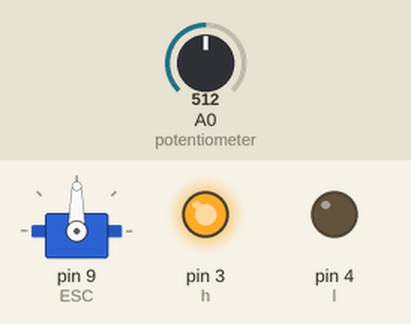
A sketch run on a simulated Arduino Uno, built with avr-gcc and run on an emulated ATmega328P. On the bench: servo, output pins drawn as LEDs (lit = HIGH). Inputs (shaded band) come from the test bench; at power-on: A0 (potentiometer) = 512.

Above: at 1.2 s.
1.3 s: A0 (potentiometer) set to 716
At 2.1 s:
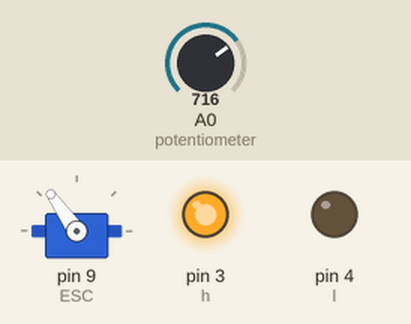
2.8 s: A0 (potentiometer) set to 900
At 3.2 s:
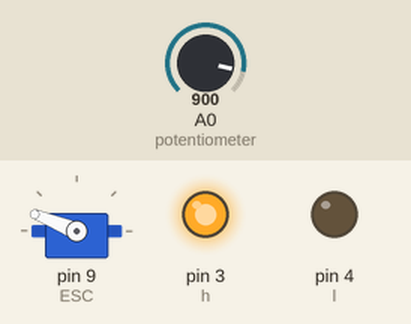
4.3 s: A0 (potentiometer) set to 1023
At 5.5 s:
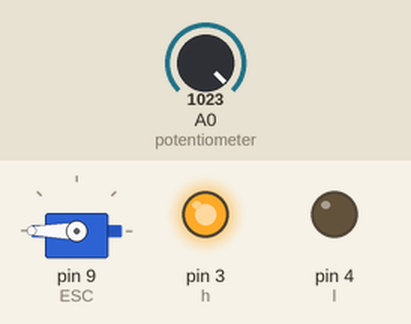
5.8 s: A0 (potentiometer) set to 306
At 6.7 s:
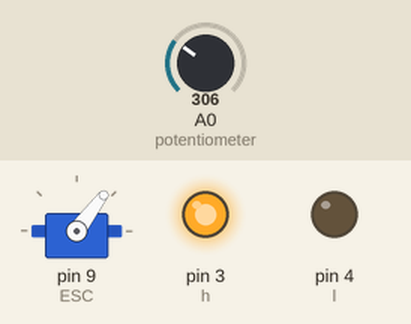
7.3 s: A0 (potentiometer) set to 122
At 7.8 s:
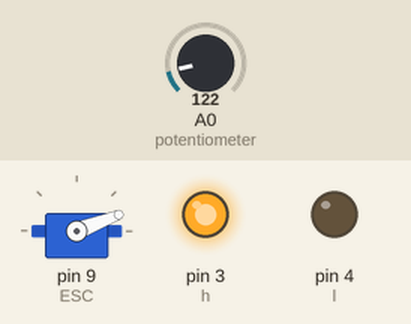
Timing chart, 0 to 9.8 s (numbered marks = the images above; inputs shaded):
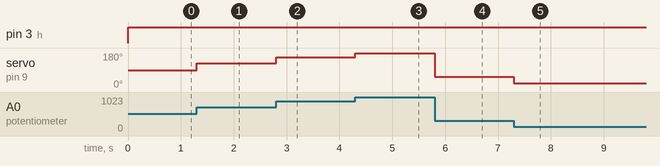

Measured:
- after the input at 1.3 s, servo on pin 9 (ESC): 90° → 125° at once
- after the input at 2.8 s, servo on pin 9 (ESC): 125° → 158° at once
- after the input at 4.3 s, servo on pin 9 (ESC): 158° → 180° at once
- after the input at 5.8 s, servo on pin 9 (ESC): 180° → 53° at once
- after the input at 7.3 s, servo on pin 9 (ESC): 53° → 21° at once

The sketch:

jagtest.ino
```cpp
#include <Servo.h>
#define h 3
#define l 4
Servo ESC;     // create servo object to control the ESC
int potValue;  // value from the analog pin
void setup() {
  pinMode(h,OUTPUT);
  pinMode(l,OUTPUT);
  // Attach the ESC on pin 9
  ESC.attach(9,1000,2000); // (pin, min pulse width, max pulse width in microseconds)
}
void loop() {
  digitalWrite(h,1);
  digitalWrite(l,0);
  potValue = analogRead(A0);   // reads the value of the potentiometer (value between 0 and 1023)
  potValue = map(potValue, 0, 1023, 0, 180);   // scale it to use it with the servo library (value between 0 and 180)
  ESC.write(potValue);    // Send the signal to the ESC
}
```
